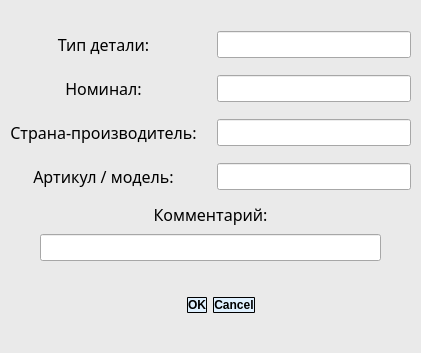
<?xml version="1.0" encoding="UTF-8"?>
<ui version="4.0">
 <class>Add_Dialog</class>
 <widget class="QDialog" name="Add_Dialog">
  <property name="geometry">
   <rect>
    <x>0</x>
    <y>0</y>
    <width>421</width>
    <height>353</height>
   </rect>
  </property>
  <property name="palette">
   <palette>
    <active>
     <colorrole role="WindowText">
      <brush brushstyle="SolidPattern">
       <color alpha="255">
        <red>0</red>
        <green>0</green>
        <blue>0</blue>
       </color>
      </brush>
     </colorrole>
     <colorrole role="Button">
      <brush brushstyle="SolidPattern">
       <color alpha="255">
        <red>234</red>
        <green>234</green>
        <blue>234</blue>
       </color>
      </brush>
     </colorrole>
     <colorrole role="Light">
      <brush brushstyle="SolidPattern">
       <color alpha="255">
        <red>255</red>
        <green>255</green>
        <blue>255</blue>
       </color>
      </brush>
     </colorrole>
     <colorrole role="Midlight">
      <brush brushstyle="SolidPattern">
       <color alpha="255">
        <red>244</red>
        <green>244</green>
        <blue>244</blue>
       </color>
      </brush>
     </colorrole>
     <colorrole role="Dark">
      <brush brushstyle="SolidPattern">
       <color alpha="255">
        <red>117</red>
        <green>117</green>
        <blue>117</blue>
       </color>
      </brush>
     </colorrole>
     <colorrole role="Mid">
      <brush brushstyle="SolidPattern">
       <color alpha="255">
        <red>156</red>
        <green>156</green>
        <blue>156</blue>
       </color>
      </brush>
     </colorrole>
     <colorrole role="Text">
      <brush brushstyle="SolidPattern">
       <color alpha="255">
        <red>0</red>
        <green>0</green>
        <blue>0</blue>
       </color>
      </brush>
     </colorrole>
     <colorrole role="BrightText">
      <brush brushstyle="SolidPattern">
       <color alpha="255">
        <red>255</red>
        <green>255</green>
        <blue>255</blue>
       </color>
      </brush>
     </colorrole>
     <colorrole role="ButtonText">
      <brush brushstyle="SolidPattern">
       <color alpha="255">
        <red>0</red>
        <green>0</green>
        <blue>0</blue>
       </color>
      </brush>
     </colorrole>
     <colorrole role="Base">
      <brush brushstyle="SolidPattern">
       <color alpha="255">
        <red>255</red>
        <green>255</green>
        <blue>255</blue>
       </color>
      </brush>
     </colorrole>
     <colorrole role="Window">
      <brush brushstyle="SolidPattern">
       <color alpha="255">
        <red>234</red>
        <green>234</green>
        <blue>234</blue>
       </color>
      </brush>
     </colorrole>
     <colorrole role="Shadow">
      <brush brushstyle="SolidPattern">
       <color alpha="255">
        <red>0</red>
        <green>0</green>
        <blue>0</blue>
       </color>
      </brush>
     </colorrole>
     <colorrole role="AlternateBase">
      <brush brushstyle="SolidPattern">
       <color alpha="255">
        <red>244</red>
        <green>244</green>
        <blue>244</blue>
       </color>
      </brush>
     </colorrole>
     <colorrole role="ToolTipBase">
      <brush brushstyle="SolidPattern">
       <color alpha="255">
        <red>255</red>
        <green>255</green>
        <blue>220</blue>
       </color>
      </brush>
     </colorrole>
     <colorrole role="ToolTipText">
      <brush brushstyle="SolidPattern">
       <color alpha="255">
        <red>0</red>
        <green>0</green>
        <blue>0</blue>
       </color>
      </brush>
     </colorrole>
     <colorrole role="PlaceholderText">
      <brush brushstyle="SolidPattern">
       <color alpha="128">
        <red>0</red>
        <green>0</green>
        <blue>0</blue>
       </color>
      </brush>
     </colorrole>
    </active>
    <inactive>
     <colorrole role="WindowText">
      <brush brushstyle="SolidPattern">
       <color alpha="255">
        <red>0</red>
        <green>0</green>
        <blue>0</blue>
       </color>
      </brush>
     </colorrole>
     <colorrole role="Button">
      <brush brushstyle="SolidPattern">
       <color alpha="255">
        <red>234</red>
        <green>234</green>
        <blue>234</blue>
       </color>
      </brush>
     </colorrole>
     <colorrole role="Light">
      <brush brushstyle="SolidPattern">
       <color alpha="255">
        <red>255</red>
        <green>255</green>
        <blue>255</blue>
       </color>
      </brush>
     </colorrole>
     <colorrole role="Midlight">
      <brush brushstyle="SolidPattern">
       <color alpha="255">
        <red>244</red>
        <green>244</green>
        <blue>244</blue>
       </color>
      </brush>
     </colorrole>
     <colorrole role="Dark">
      <brush brushstyle="SolidPattern">
       <color alpha="255">
        <red>117</red>
        <green>117</green>
        <blue>117</blue>
       </color>
      </brush>
     </colorrole>
     <colorrole role="Mid">
      <brush brushstyle="SolidPattern">
       <color alpha="255">
        <red>156</red>
        <green>156</green>
        <blue>156</blue>
       </color>
      </brush>
     </colorrole>
     <colorrole role="Text">
      <brush brushstyle="SolidPattern">
       <color alpha="255">
        <red>0</red>
        <green>0</green>
        <blue>0</blue>
       </color>
      </brush>
     </colorrole>
     <colorrole role="BrightText">
      <brush brushstyle="SolidPattern">
       <color alpha="255">
        <red>255</red>
        <green>255</green>
        <blue>255</blue>
       </color>
      </brush>
     </colorrole>
     <colorrole role="ButtonText">
      <brush brushstyle="SolidPattern">
       <color alpha="255">
        <red>0</red>
        <green>0</green>
        <blue>0</blue>
       </color>
      </brush>
     </colorrole>
     <colorrole role="Base">
      <brush brushstyle="SolidPattern">
       <color alpha="255">
        <red>255</red>
        <green>255</green>
        <blue>255</blue>
       </color>
      </brush>
     </colorrole>
     <colorrole role="Window">
      <brush brushstyle="SolidPattern">
       <color alpha="255">
        <red>234</red>
        <green>234</green>
        <blue>234</blue>
       </color>
      </brush>
     </colorrole>
     <colorrole role="Shadow">
      <brush brushstyle="SolidPattern">
       <color alpha="255">
        <red>0</red>
        <green>0</green>
        <blue>0</blue>
       </color>
      </brush>
     </colorrole>
     <colorrole role="AlternateBase">
      <brush brushstyle="SolidPattern">
       <color alpha="255">
        <red>244</red>
        <green>244</green>
        <blue>244</blue>
       </color>
      </brush>
     </colorrole>
     <colorrole role="ToolTipBase">
      <brush brushstyle="SolidPattern">
       <color alpha="255">
        <red>255</red>
        <green>255</green>
        <blue>220</blue>
       </color>
      </brush>
     </colorrole>
     <colorrole role="ToolTipText">
      <brush brushstyle="SolidPattern">
       <color alpha="255">
        <red>0</red>
        <green>0</green>
        <blue>0</blue>
       </color>
      </brush>
     </colorrole>
     <colorrole role="PlaceholderText">
      <brush brushstyle="SolidPattern">
       <color alpha="128">
        <red>0</red>
        <green>0</green>
        <blue>0</blue>
       </color>
      </brush>
     </colorrole>
    </inactive>
    <disabled>
     <colorrole role="WindowText">
      <brush brushstyle="SolidPattern">
       <color alpha="255">
        <red>117</red>
        <green>117</green>
        <blue>117</blue>
       </color>
      </brush>
     </colorrole>
     <colorrole role="Button">
      <brush brushstyle="SolidPattern">
       <color alpha="255">
        <red>234</red>
        <green>234</green>
        <blue>234</blue>
       </color>
      </brush>
     </colorrole>
     <colorrole role="Light">
      <brush brushstyle="SolidPattern">
       <color alpha="255">
        <red>255</red>
        <green>255</green>
        <blue>255</blue>
       </color>
      </brush>
     </colorrole>
     <colorrole role="Midlight">
      <brush brushstyle="SolidPattern">
       <color alpha="255">
        <red>244</red>
        <green>244</green>
        <blue>244</blue>
       </color>
      </brush>
     </colorrole>
     <colorrole role="Dark">
      <brush brushstyle="SolidPattern">
       <color alpha="255">
        <red>117</red>
        <green>117</green>
        <blue>117</blue>
       </color>
      </brush>
     </colorrole>
     <colorrole role="Mid">
      <brush brushstyle="SolidPattern">
       <color alpha="255">
        <red>156</red>
        <green>156</green>
        <blue>156</blue>
       </color>
      </brush>
     </colorrole>
     <colorrole role="Text">
      <brush brushstyle="SolidPattern">
       <color alpha="255">
        <red>117</red>
        <green>117</green>
        <blue>117</blue>
       </color>
      </brush>
     </colorrole>
     <colorrole role="BrightText">
      <brush brushstyle="SolidPattern">
       <color alpha="255">
        <red>255</red>
        <green>255</green>
        <blue>255</blue>
       </color>
      </brush>
     </colorrole>
     <colorrole role="ButtonText">
      <brush brushstyle="SolidPattern">
       <color alpha="255">
        <red>117</red>
        <green>117</green>
        <blue>117</blue>
       </color>
      </brush>
     </colorrole>
     <colorrole role="Base">
      <brush brushstyle="SolidPattern">
       <color alpha="255">
        <red>234</red>
        <green>234</green>
        <blue>234</blue>
       </color>
      </brush>
     </colorrole>
     <colorrole role="Window">
      <brush brushstyle="SolidPattern">
       <color alpha="255">
        <red>234</red>
        <green>234</green>
        <blue>234</blue>
       </color>
      </brush>
     </colorrole>
     <colorrole role="Shadow">
      <brush brushstyle="SolidPattern">
       <color alpha="255">
        <red>0</red>
        <green>0</green>
        <blue>0</blue>
       </color>
      </brush>
     </colorrole>
     <colorrole role="AlternateBase">
      <brush brushstyle="SolidPattern">
       <color alpha="255">
        <red>234</red>
        <green>234</green>
        <blue>234</blue>
       </color>
      </brush>
     </colorrole>
     <colorrole role="ToolTipBase">
      <brush brushstyle="SolidPattern">
       <color alpha="255">
        <red>255</red>
        <green>255</green>
        <blue>220</blue>
       </color>
      </brush>
     </colorrole>
     <colorrole role="ToolTipText">
      <brush brushstyle="SolidPattern">
       <color alpha="255">
        <red>0</red>
        <green>0</green>
        <blue>0</blue>
       </color>
      </brush>
     </colorrole>
     <colorrole role="PlaceholderText">
      <brush brushstyle="SolidPattern">
       <color alpha="128">
        <red>0</red>
        <green>0</green>
        <blue>0</blue>
       </color>
      </brush>
     </colorrole>
    </disabled>
   </palette>
  </property>
  <property name="font">
   <font>
    <pointsize>12</pointsize>
   </font>
  </property>
  <property name="windowTitle">
   <string>Добавить запись</string>
  </property>
  <widget class="QDialogButtonBox" name="buttonBox">
   <property name="geometry">
    <rect>
     <x>10</x>
     <y>280</y>
     <width>421</width>
     <height>51</height>
    </rect>
   </property>
   <property name="font">
    <font>
     <family>Segoe UI Semibold</family>
     <weight>99</weight>
     <bold>true</bold>
     <underline>false</underline>
     <strikeout>false</strikeout>
    </font>
   </property>
   <property name="cursor">
    <cursorShape>PointingHandCursor</cursorShape>
   </property>
   <property name="styleSheet">
    <string notr="true">background-color: rgb(223, 240, 254);
  font-weight: 1000;
  text-decoration: none;
  padding: .7em 2em;
  border: 1px solid;
  border-radius: 1px;</string>
   </property>
   <property name="orientation">
    <enum>Qt::Horizontal</enum>
   </property>
   <property name="standardButtons">
    <set>QDialogButtonBox::Cancel|QDialogButtonBox::Ok</set>
   </property>
   <property name="centerButtons">
    <bool>true</bool>
   </property>
  </widget>
  <widget class="QWidget" name="layoutWidget">
   <property name="geometry">
    <rect>
     <x>10</x>
     <y>20</y>
     <width>401</width>
     <height>181</height>
    </rect>
   </property>
   <layout class="QGridLayout" name="gridLayout">
    <property name="horizontalSpacing">
     <number>20</number>
    </property>
    <item row="0" column="0">
     <widget class="QLabel" name="label_2">
      <property name="font">
       <font>
        <family>Segoe UI Semibold</family>
       </font>
      </property>
      <property name="text">
       <string>Тип детали:</string>
      </property>
      <property name="alignment">
       <set>Qt::AlignCenter</set>
      </property>
     </widget>
    </item>
    <item row="0" column="1">
     <widget class="QLineEdit" name="lineEdit">
      <property name="palette">
       <palette>
        <active>
         <colorrole role="WindowText">
          <brush brushstyle="SolidPattern">
           <color alpha="255">
            <red>0</red>
            <green>0</green>
            <blue>0</blue>
           </color>
          </brush>
         </colorrole>
         <colorrole role="Text">
          <brush brushstyle="SolidPattern">
           <color alpha="255">
            <red>70</red>
            <green>150</green>
            <blue>255</blue>
           </color>
          </brush>
         </colorrole>
         <colorrole role="PlaceholderText">
          <brush brushstyle="SolidPattern">
           <color alpha="128">
            <red>0</red>
            <green>0</green>
            <blue>127</blue>
           </color>
          </brush>
         </colorrole>
        </active>
        <inactive>
         <colorrole role="WindowText">
          <brush brushstyle="SolidPattern">
           <color alpha="255">
            <red>0</red>
            <green>0</green>
            <blue>0</blue>
           </color>
          </brush>
         </colorrole>
         <colorrole role="Text">
          <brush brushstyle="SolidPattern">
           <color alpha="255">
            <red>70</red>
            <green>150</green>
            <blue>255</blue>
           </color>
          </brush>
         </colorrole>
         <colorrole role="PlaceholderText">
          <brush brushstyle="SolidPattern">
           <color alpha="128">
            <red>0</red>
            <green>0</green>
            <blue>127</blue>
           </color>
          </brush>
         </colorrole>
        </inactive>
        <disabled>
         <colorrole role="WindowText">
          <brush brushstyle="SolidPattern">
           <color alpha="255">
            <red>120</red>
            <green>120</green>
            <blue>120</blue>
           </color>
          </brush>
         </colorrole>
         <colorrole role="Text">
          <brush brushstyle="SolidPattern">
           <color alpha="255">
            <red>120</red>
            <green>120</green>
            <blue>120</blue>
           </color>
          </brush>
         </colorrole>
         <colorrole role="PlaceholderText">
          <brush brushstyle="SolidPattern">
           <color alpha="128">
            <red>0</red>
            <green>0</green>
            <blue>0</blue>
           </color>
          </brush>
         </colorrole>
        </disabled>
       </palette>
      </property>
      <property name="styleSheet">
       <string notr="true"/>
      </property>
     </widget>
    </item>
    <item row="1" column="0">
     <widget class="QLabel" name="label">
      <property name="font">
       <font>
        <family>Yu Gothic UI Semibold</family>
       </font>
      </property>
      <property name="text">
       <string>Номинал:</string>
      </property>
      <property name="alignment">
       <set>Qt::AlignCenter</set>
      </property>
     </widget>
    </item>
    <item row="1" column="1">
     <widget class="QLineEdit" name="lineEdit_2"/>
    </item>
    <item row="2" column="0">
     <widget class="QLabel" name="label_3">
      <property name="font">
       <font>
        <family>Segoe UI Semibold</family>
       </font>
      </property>
      <property name="text">
       <string>Страна-производитель:</string>
      </property>
      <property name="alignment">
       <set>Qt::AlignCenter</set>
      </property>
     </widget>
    </item>
    <item row="2" column="1">
     <widget class="QLineEdit" name="lineEdit_3"/>
    </item>
    <item row="3" column="0">
     <widget class="QLabel" name="label_5">
      <property name="font">
       <font>
        <family>Segoe UI Semibold</family>
       </font>
      </property>
      <property name="text">
       <string>&lt;html&gt;&lt;head/&gt;&lt;body&gt;&lt;p align=&quot;center&quot;&gt;Артикул / модель:&lt;/p&gt;&lt;/body&gt;&lt;/html&gt;</string>
      </property>
     </widget>
    </item>
    <item row="3" column="1">
     <widget class="QLineEdit" name="lineEdit_5"/>
    </item>
   </layout>
  </widget>
  <widget class="QWidget" name="layoutWidget">
   <property name="geometry">
    <rect>
     <x>40</x>
     <y>200</y>
     <width>341</width>
     <height>61</height>
    </rect>
   </property>
   <layout class="QVBoxLayout" name="verticalLayout">
    <item>
     <widget class="QLabel" name="label_4">
      <property name="font">
       <font>
        <family>Segoe UI Semibold</family>
       </font>
      </property>
      <property name="text">
       <string>Комментарий:</string>
      </property>
      <property name="alignment">
       <set>Qt::AlignCenter</set>
      </property>
     </widget>
    </item>
    <item>
     <widget class="QLineEdit" name="lineEdit_4">
      <property name="palette">
       <palette>
        <active>
         <colorrole role="Text">
          <brush brushstyle="SolidPattern">
           <color alpha="255">
            <red>0</red>
            <green>0</green>
            <blue>0</blue>
           </color>
          </brush>
         </colorrole>
         <colorrole role="PlaceholderText">
          <brush brushstyle="SolidPattern">
           <color alpha="128">
            <red>0</red>
            <green>85</green>
            <blue>0</blue>
           </color>
          </brush>
         </colorrole>
        </active>
        <inactive>
         <colorrole role="Text">
          <brush brushstyle="SolidPattern">
           <color alpha="255">
            <red>0</red>
            <green>0</green>
            <blue>0</blue>
           </color>
          </brush>
         </colorrole>
         <colorrole role="PlaceholderText">
          <brush brushstyle="SolidPattern">
           <color alpha="128">
            <red>0</red>
            <green>85</green>
            <blue>0</blue>
           </color>
          </brush>
         </colorrole>
        </inactive>
        <disabled>
         <colorrole role="Text">
          <brush brushstyle="SolidPattern">
           <color alpha="255">
            <red>120</red>
            <green>120</green>
            <blue>120</blue>
           </color>
          </brush>
         </colorrole>
         <colorrole role="PlaceholderText">
          <brush brushstyle="SolidPattern">
           <color alpha="128">
            <red>0</red>
            <green>0</green>
            <blue>0</blue>
           </color>
          </brush>
         </colorrole>
        </disabled>
       </palette>
      </property>
     </widget>
    </item>
   </layout>
  </widget>
 </widget>
 <tabstops>
  <tabstop>lineEdit</tabstop>
  <tabstop>lineEdit_2</tabstop>
  <tabstop>lineEdit_3</tabstop>
 </tabstops>
 <resources/>
 <connections>
  <connection>
   <sender>buttonBox</sender>
   <signal>accepted()</signal>
   <receiver>Add_Dialog</receiver>
   <slot>accept()</slot>
   <hints>
    <hint type="sourcelabel">
     <x>248</x>
     <y>254</y>
    </hint>
    <hint type="destinationlabel">
     <x>157</x>
     <y>274</y>
    </hint>
   </hints>
  </connection>
  <connection>
   <sender>buttonBox</sender>
   <signal>rejected()</signal>
   <receiver>Add_Dialog</receiver>
   <slot>reject()</slot>
   <hints>
    <hint type="sourcelabel">
     <x>316</x>
     <y>260</y>
    </hint>
    <hint type="destinationlabel">
     <x>286</x>
     <y>274</y>
    </hint>
   </hints>
  </connection>
 </connections>
</ui>
